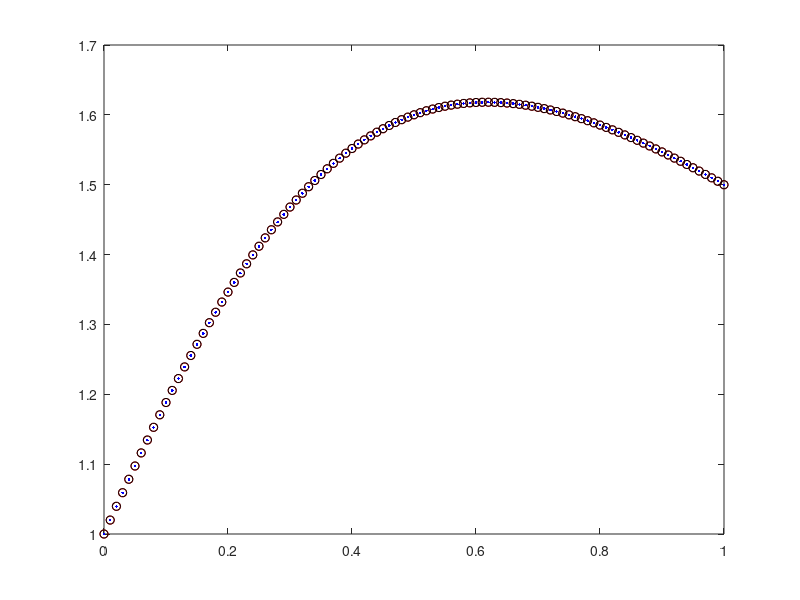

MATLAB code to generate this figure:
% Metodo de Taylor
clearvars;
clc;

ti = 0;
tf = 1;
y0 = 1;

df = @(t,y) (2 - 2*t*y) / (t^2 + 1);

ddf = @(t,y) ((6*t^2-2)*y-8*t)/(t^4+2*t^2+1);

dddf = @(t,y) -(((24*t^3-24*t)*y-36*t^2+12)/(t^6+3*t^4+3*t^2+1)); 

ddddf = @(t,y) ((120*t^4-240*t^2+24)*y-192*t^3+192*t)/(t^8+4*t^6+6*t^4+4*t^2+1);

N = 100;

h = (tf-ti)/N;

t = zeros(N,1);
y = zeros(N,1);
ye = zeros(N,1);

t(1) = ti;
y(1) = y0;
ye(1) = y0;

for i=1:N

    t(i+1) = ti + i*h;
    y(i+1) = y(i) + h*df(t(i),y(i)) + (h^2/2)*(ddf(t(i),y(i))) + (h^3/6)*ddf(t(i),y(i))+ (h^4/24)*dddf(t(i),y(i));
    ye(i+1) = y(i) + h*df(t(i),y(i));
end

yf = @(t) (2*t+1)./(t.^2+1);

figure(1);
plot(t,y,'or')

hold on
plot(t,ye,'ko')
plot(t,yf(t),'.b')

